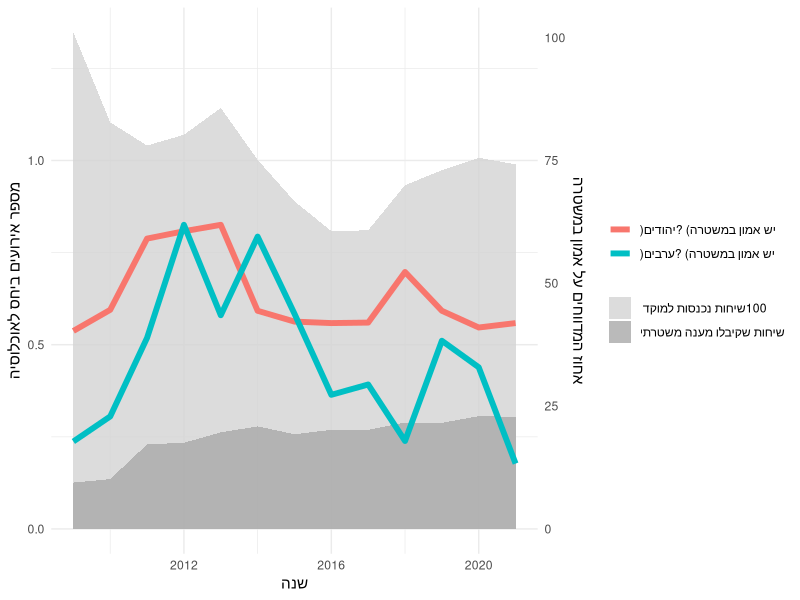

Reproduce this figure in R.
library(tidyverse)
# Graphics that can deal with Hebrew text
library(ragg)
locale("he")

d = tibble(
  year = 2003:2021,
  calls = c(NA, NA, NA,
            NA, NA, NA, 10087191, mean(8411990,8463645),
            8081250, mean(8462931, 8455278, 8455278), mean(9208890, 9218107, 9215914), mean(8230516, 8228476), 7452941,
            6907081, 7062772, 8287527, 8815017, 9283051,
            9265746),
  calls_110 = c(NA, NA, NA,
                NA, NA, NA, NA, NA,
                NA, NA, NA, NA, 375498,
                857826, 1600345, 1825573, 1952490, 2459646,
                2726681),
  answered = c(NA, NA, NA,
               NA, NA, NA, mean(940892, 1470314), mean(1029933, 1625261),
               1781898, 1849291, mean(2111214, 1978657), mean(2286854, 2072764), mean(2153435, 2165956),
               2298233, 2340883, 2563693, 2606551, 2820671,
               2848259),
  percent_trust_jews = c(67.5, 66.9, 56.5,
                         42.9, 40.3, 31.3, 40.3, 44.6, 
                         59.1, 60.6, 61.9, 44.4, 42.2, 
                         41.9, 42, 52.3, 44.4, mean(41, 44.3),
                         mean(41.9, 33.5)),
  percent_trust_arabs = c(56.5, 60.8, 53.5,
                          48.9, 39.6, 33, 17.8, 22.9, 
                          38.9, 61.9, 43.5, 59.5, 43.8, 
                          27.3, 29.4, 17.9, 38.3, mean(32.9, 25.8),
                         mean(13.3, 22.1)),
  population = c(6689700, 6809000, 6930100,
                 7053700, 7180100, 7308800, 7485600, 7623600, 
                 7765800, 7910500, 8059500, 8215700, 8380100, 
                 8546000, 8713300, 8882800, 9054000, 9215100, 
                 9364000)
)

d %>% 
  ggplot(aes(year)) +
  geom_area(aes(y = calls/population, fill = "100שיחות נכנסות למוקד "), alpha = .8) +
  geom_area(aes(y = answered/population, fill = "שיחות שקיבלו מענה משטרתי"), alpha = .8) +
  geom_line(aes(y = percent_trust_jews/75, color = "יש אמון במשטרה) ?יהודים("), linewidth = 2) +
  geom_line(aes(y = percent_trust_arabs/75, color = "יש אמון במשטרה) ?ערבים("), linewidth = 2) +
  theme_minimal() +
  labs(x = "שנה") + 
  theme(legend.title = element_blank()) +
  scale_fill_manual(values = c("lightgrey", "darkgrey")) +
  scale_x_continuous(limits = c(2009, 2021)) +
  scale_y_continuous("מספר אירועים ביחס לאוכלוסיה", 
                     sec.axis = sec_axis(~ .*75, name = "אחוז המדווחים על אמון במשטרה"))
